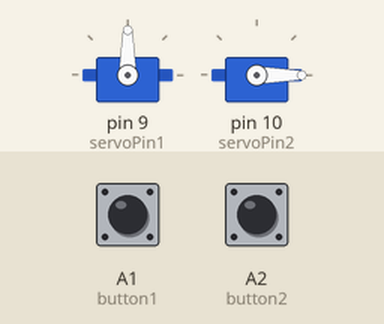
This sketch was run on a simulated Arduino Uno, built with avr-gcc and run on an emulated ATmega328P. Parts: 2 × servo. The inputs (shaded band) are chosen by the test bench; at power-on: A1 (button1) LOW, A2 (button2) LOW. What the sketch prints to the serial monitor is not drawn.

Above: at 0.1 s.
At 10.1 s:
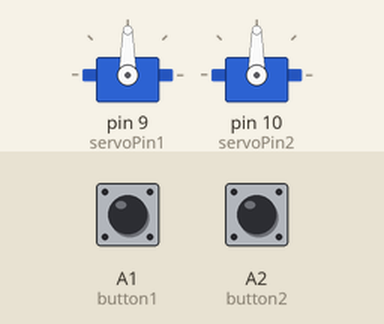
Timing chart, 0 to 11.6 s (numbered marks = the images above):
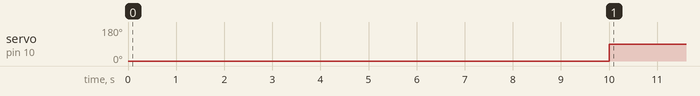

Measured:
- by itself, servo on pin 10 (servoPin2): 0° → 90° at 10.0 s

The sketch:

parking_system_2_Servo.ino
```cpp
#include <Servo.h>

#define button1 A1
#define button2 A2

#define servoPin1   9
#define servoPin2   10

Servo servoPintuMasuk;
Servo servoPintuKeluar;

bool statusServoMasuk;
bool statusServoKeluar;

unsigned long currenTime1 = 0;
unsigned long currenTime2 = 0;

void setup() {
  Serial.begin(9600);
  pinMode(button1, INPUT);
  pinMode(button2, INPUT);

  servoPintuMasuk.attach(servoPin1);
  servoPintuKeluar.attach(servoPin2);
  servoPintuMasuk.write(90);
  servoPintuKeluar.write(0);
}

void loop() {
  bool pintuMasuk = digitalRead(button1);
  bool pintuKeluar = digitalRead(button2);

  Serial.print(pintuMasuk);Serial.print(" "); Serial.println(pintuKeluar);

  if(millis() - currenTime1 > 10000){
    if(pintuMasuk){
      servoPintuMasuk.write(0);
      currenTime1 = millis();
    } else {
      servoPintuMasuk.write(90);
    }
  }

  if(millis() - currenTime2 > 10000){
    if(pintuKeluar){
      servoPintuKeluar.write(0);
      currenTime2 = millis();
    } else {
      servoPintuKeluar.write(90);
    }
  }
}
```
